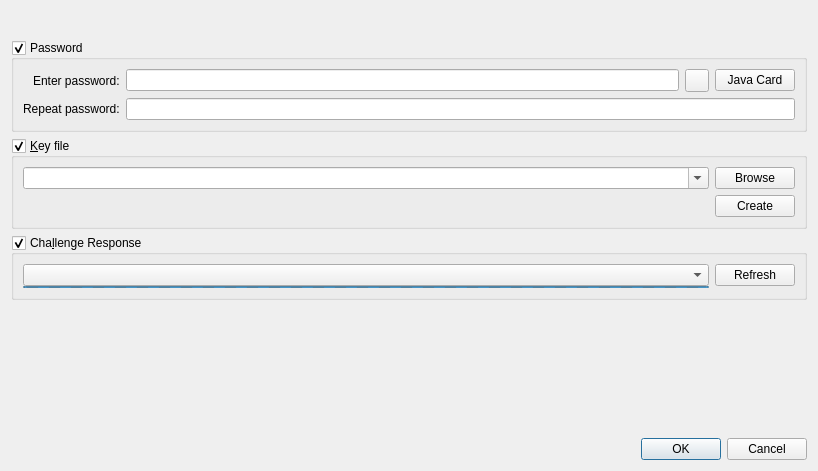
<?xml version="1.0" encoding="UTF-8"?>
<ui version="4.0">
 <class>ChangeMasterKeyWidget</class>
 <widget class="QWidget" name="ChangeMasterKeyWidget">
  <property name="geometry">
   <rect>
    <x>0</x>
    <y>0</y>
    <width>818</width>
    <height>471</height>
   </rect>
  </property>
  <layout class="QVBoxLayout" name="verticalLayout">
   <item>
    <widget class="MessageWidget" name="messageWidget" native="true"/>
   </item>
   <item>
    <widget class="QLabel" name="headlineLabel"/>
   </item>
   <item>
    <spacer name="verticalSpacer_2">
     <property name="orientation">
      <enum>Qt::Vertical</enum>
     </property>
     <property name="sizeType">
      <enum>QSizePolicy::Fixed</enum>
     </property>
     <property name="sizeHint" stdset="0">
      <size>
       <width>1</width>
       <height>3</height>
      </size>
     </property>
    </spacer>
   </item>
   <item>
    <widget class="QGroupBox" name="passwordGroup">
     <property name="title">
      <string>Password</string>
     </property>
     <property name="checkable">
      <bool>true</bool>
     </property>
     <property name="checked">
      <bool>true</bool>
     </property>
     <layout class="QGridLayout" name="gridLayout_2">
      <item row="0" column="0" alignment="Qt::AlignRight">
       <widget class="QLabel" name="enterPasswordLabel">
        <property name="text">
         <string>Enter password:</string>
        </property>
       </widget>
      </item>
      <item row="0" column="1">
       <layout class="QHBoxLayout" name="horizontalLayout">
        <item>
         <widget class="PasswordEdit" name="enterPasswordEdit">
          <property name="echoMode">
           <enum>QLineEdit::Password</enum>
          </property>
         </widget>
        </item>
        <item>
         <widget class="QToolButton" name="togglePasswordButton">
          <property name="checkable">
           <bool>true</bool>
          </property>
         </widget>
        </item>
        <item>
         <widget class="QPushButton" name="javaCardButton">
          <property name="text">
           <string>Java Card</string>
          </property>
         </widget>
        </item>
       </layout>
      </item>
      <item row="1" column="0" alignment="Qt::AlignRight">
       <widget class="QLabel" name="repeatPasswordLabel">
        <property name="text">
         <string>Repeat password:</string>
        </property>
       </widget>
      </item>
      <item row="1" column="1">
       <widget class="PasswordEdit" name="repeatPasswordEdit">
        <property name="echoMode">
         <enum>QLineEdit::Password</enum>
        </property>
       </widget>
      </item>
     </layout>
    </widget>
   </item>
   <item>
    <widget class="QGroupBox" name="keyFileGroup">
     <property name="title">
      <string>&amp;Key file</string>
     </property>
     <property name="checkable">
      <bool>true</bool>
     </property>
     <layout class="QGridLayout" name="gridLayout">
      <item row="0" column="2">
       <widget class="QPushButton" name="browseKeyFileButton">
        <property name="text">
         <string>Browse</string>
        </property>
       </widget>
      </item>
      <item row="1" column="2">
       <widget class="QPushButton" name="createKeyFileButton">
        <property name="text">
         <string>Create</string>
        </property>
       </widget>
      </item>
      <item row="0" column="1">
       <widget class="QComboBox" name="keyFileCombo">
        <property name="sizePolicy">
         <sizepolicy hsizetype="Expanding" vsizetype="Fixed">
          <horstretch>0</horstretch>
          <verstretch>0</verstretch>
         </sizepolicy>
        </property>
        <property name="editable">
         <bool>true</bool>
        </property>
       </widget>
      </item>
     </layout>
    </widget>
   </item>
   <item>
    <widget class="QGroupBox" name="challengeResponseGroup">
     <property name="enabled">
      <bool>true</bool>
     </property>
     <property name="title">
      <string>Cha&amp;llenge Response</string>
     </property>
     <property name="checkable">
      <bool>true</bool>
     </property>
     <property name="checked">
      <bool>true</bool>
     </property>
     <layout class="QGridLayout" name="gridLayout_3">
      <item row="0" column="0">
       <layout class="QGridLayout" name="gridLayout_4">
        <property name="verticalSpacing">
         <number>0</number>
        </property>
        <item row="0" column="1">
         <widget class="QPushButton" name="buttonRedetectYubikey">
          <property name="text">
           <string>Refresh</string>
          </property>
         </widget>
        </item>
        <item row="0" column="0">
         <widget class="QComboBox" name="comboChallengeResponse">
          <property name="sizePolicy">
           <sizepolicy hsizetype="Expanding" vsizetype="Fixed">
            <horstretch>0</horstretch>
            <verstretch>0</verstretch>
           </sizepolicy>
          </property>
         </widget>
        </item>
        <item row="1" column="0">
         <widget class="QProgressBar" name="yubikeyProgress">
          <property name="maximumSize">
           <size>
            <width>16777215</width>
            <height>2</height>
           </size>
          </property>
          <property name="maximum">
           <number>0</number>
          </property>
          <property name="value">
           <number>-1</number>
          </property>
          <property name="textVisible">
           <bool>false</bool>
          </property>
         </widget>
        </item>
       </layout>
      </item>
     </layout>
    </widget>
   </item>
   <item>
    <spacer name="verticalSpacer">
     <property name="orientation">
      <enum>Qt::Vertical</enum>
     </property>
     <property name="sizeHint" stdset="0">
      <size>
       <width>20</width>
       <height>40</height>
      </size>
     </property>
    </spacer>
   </item>
   <item>
    <widget class="QDialogButtonBox" name="buttonBox">
     <property name="standardButtons">
      <set>QDialogButtonBox::Cancel|QDialogButtonBox::Ok</set>
     </property>
    </widget>
   </item>
  </layout>
 </widget>
 <customwidgets>
  <customwidget>
   <class>PasswordEdit</class>
   <extends>QLineEdit</extends>
   <header>gui/PasswordEdit.h</header>
  </customwidget>
  <customwidget>
   <class>MessageWidget</class>
   <extends>QWidget</extends>
   <header>gui/MessageWidget.h</header>
   <container>1</container>
  </customwidget>
 </customwidgets>
 <tabstops>
  <tabstop>passwordGroup</tabstop>
  <tabstop>enterPasswordEdit</tabstop>
  <tabstop>repeatPasswordEdit</tabstop>
  <tabstop>togglePasswordButton</tabstop>
  <tabstop>keyFileGroup</tabstop>
  <tabstop>keyFileCombo</tabstop>
  <tabstop>browseKeyFileButton</tabstop>
  <tabstop>createKeyFileButton</tabstop>
  <tabstop>buttonBox</tabstop>
 </tabstops>
 <resources/>
 <connections/>
</ui>
